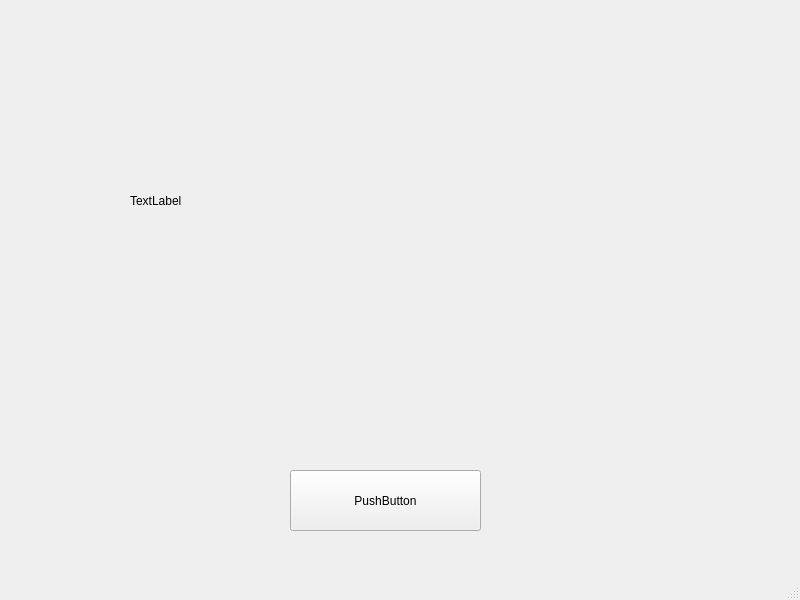
<?xml version="1.0" encoding="UTF-8"?>
<ui version="4.0">
 <class>MainWindow</class>
 <widget class="QMainWindow" name="MainWindow">
  <property name="geometry">
   <rect>
    <x>0</x>
    <y>0</y>
    <width>800</width>
    <height>600</height>
   </rect>
  </property>
  <property name="windowTitle">
   <string>MainWindow</string>
  </property>
  <widget class="QWidget" name="centralwidget">
   <widget class="QPushButton" name="pushButton">
    <property name="geometry">
     <rect>
      <x>290</x>
      <y>470</y>
      <width>191</width>
      <height>61</height>
     </rect>
    </property>
    <property name="text">
     <string>PushButton</string>
    </property>
   </widget>
   <widget class="QLabel" name="label">
    <property name="geometry">
     <rect>
      <x>130</x>
      <y>50</y>
      <width>491</width>
      <height>301</height>
     </rect>
    </property>
    <property name="text">
     <string>TextLabel</string>
    </property>
   </widget>
  </widget>
  <widget class="QMenuBar" name="menubar">
   <property name="geometry">
    <rect>
     <x>0</x>
     <y>0</y>
     <width>800</width>
     <height>21</height>
    </rect>
   </property>
  </widget>
  <widget class="QStatusBar" name="statusbar"/>
 </widget>
 <resources/>
 <connections/>
</ui>
